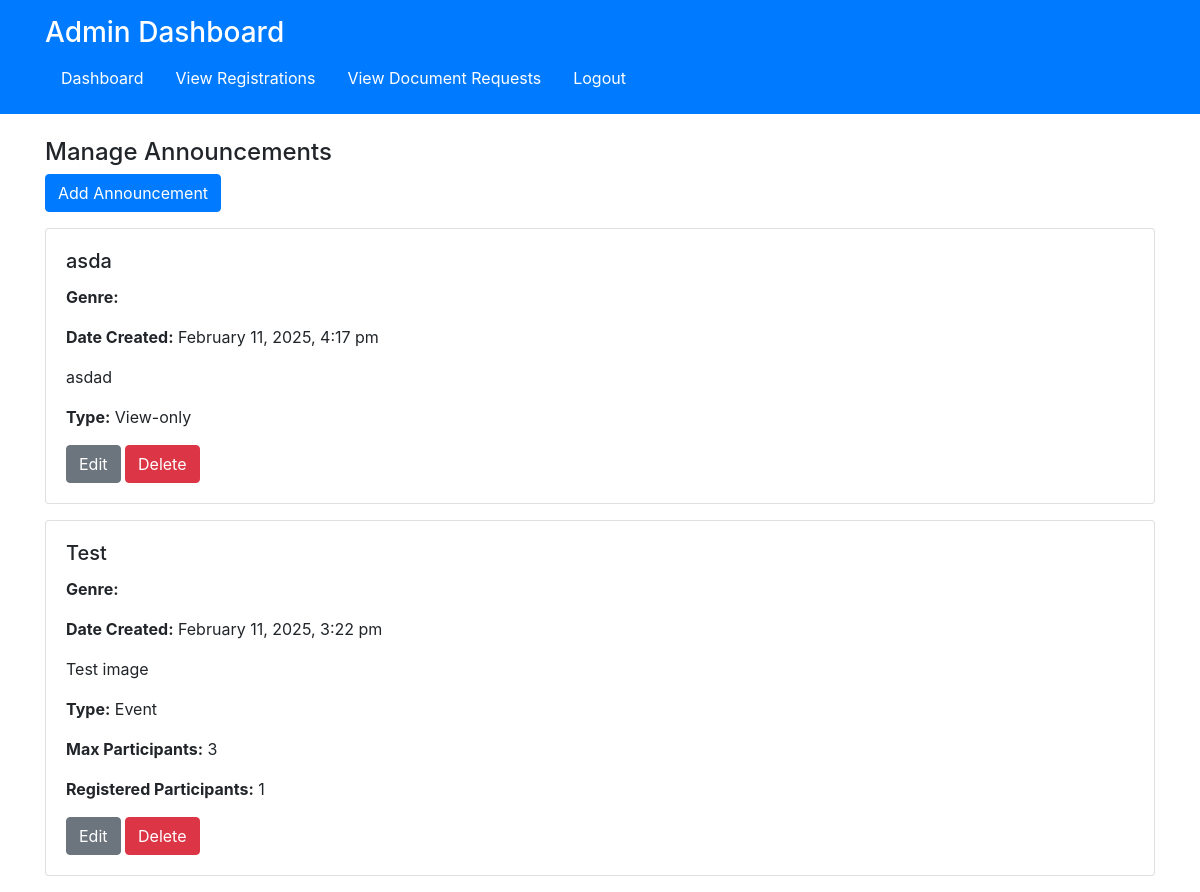
The app's page /admin_dashboard.php (signed in), older data.
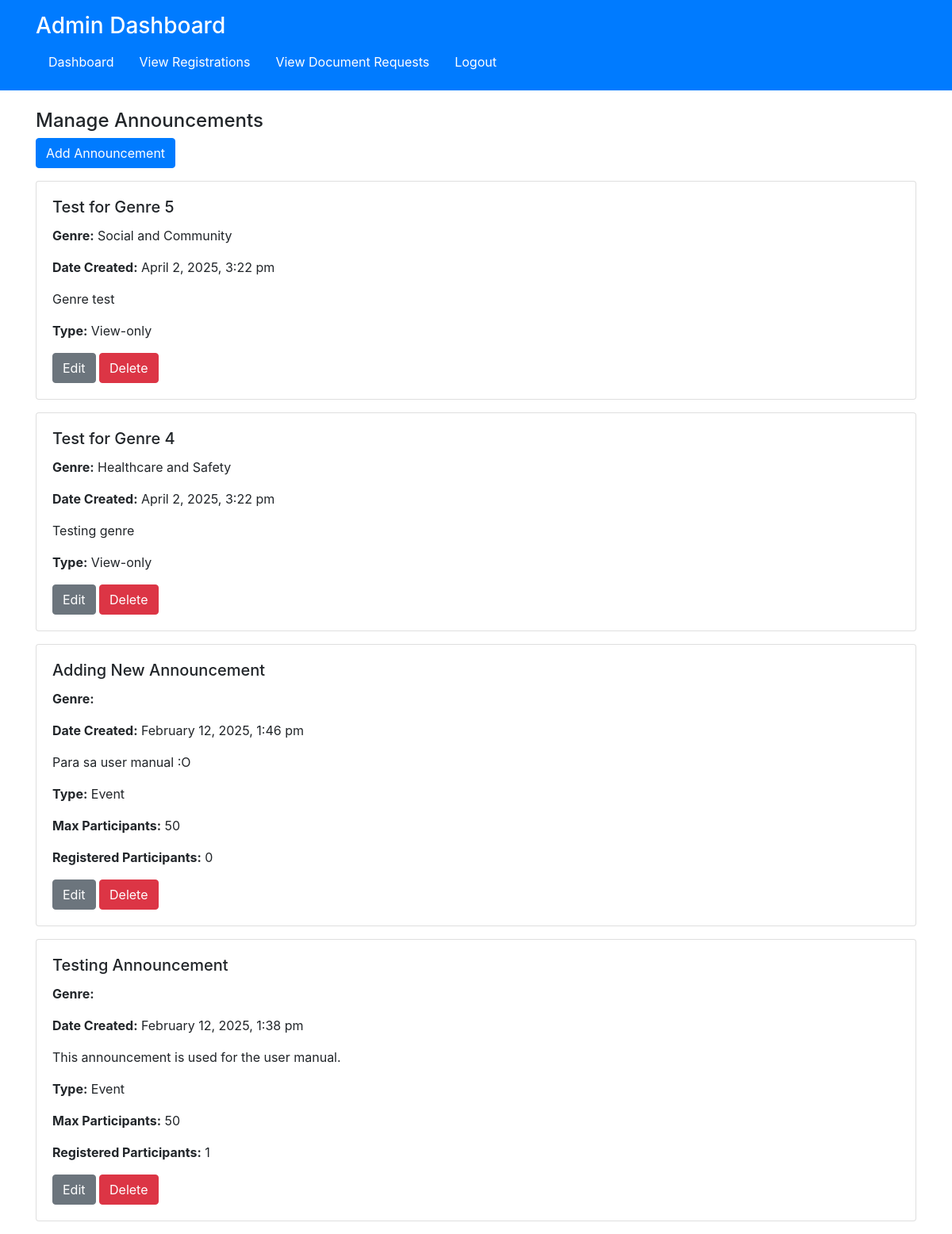
The same page, newer data.
### tables this page shows
CREATE TABLE `announcements` (
  `id` int(11) NOT NULL,
  `title` varchar(255) NOT NULL,
  `content` text NOT NULL,
  `type` enum('view-only','event') NOT NULL,
  `max_participants` int(11) DEFAULT NULL,
  `created_at` timestamp NOT NULL DEFAULT current_timestamp(),
  `registered_participants` int(11) DEFAULT 0,
  `image_path` varchar(255) DEFAULT NULL,
  `genre` varchar(255) NOT NULL
);

### admin_dashboard.php (the view, shortened to what this page needs)
<?php
include 'db.php';
$sql = "SELECT * FROM announcements ORDER BY created_at DESC";
$result = $conn->query($sql);
?>
<!DOCTYPE html>
<html lang="en">
<head>
    <link href="https://stackpath.bootstrapcdn.com/bootstrap/4.5.2/css/bootstrap.min.css" rel="stylesheet">
</head>
<body>
    <header class="bg-primary text-white p-3">
        <div class="container">
            <h1 class="h3">Admin Dashboard</h1>
            <nav class="nav">
                <a class="nav-link text-white" href="admin_dashboard.php">Dashboard</a>
                <a class="nav-link text-white" href="view_registrations.php">View Registrations</a>
                <a class="nav-link text-white" href="view_document_requests.php">View Document Requests</a>
                <a class="nav-link text-white" href="logout.php">Logout</a>
            </nav>
        </div>
    </header>
    <main class="container mt-4">
        <section id="announcements">
            <h2 class="h4">Manage Announcements</h2>
            <button class="btn btn-primary mb-3" onclick="location.href='add_announcement.php'">Add Announcement</button>
            <?php while ($row = $result->fetch_assoc()): ?>
                <div class="card mb-3">
                    <div class="card-body">
                        <h5 class="card-title"><?php echo htmlspecialchars($row['title']); ?></h5>
                        <p class="card-text"><strong>Genre:</strong> <?php echo htmlspecialchars($row['genre']); ?></p>
                        <p class="card-text"><strong>Date Created:</strong> <?php echo date("F j, Y, g:i a", strtotime($row['created_at'])); ?></p>
                        <p class="card-text"><?php echo nl2br(htmlspecialchars($row['content'])); ?></p>
                        <p class="card-text"><strong>Type:</strong> <?php echo ucfirst($row['type']); ?></p>
                        <?php if ($row['type'] === "event"): ?>
                            <p class="card-text"><strong>Max Participants:</strong> <?php echo $row['max_participants']; ?></p>
                            <p class="card-text"><strong>Registered Participants:</strong> <?php echo $row['registered_participants']; ?></p>
                        <?php endif; ?>
                        <button class="btn btn-secondary" onclick="location.href='edit_announcement.php?id=<?php echo $row['id']; ?>'">Edit</button>
                        <button class="btn btn-danger" onclick="deleteAnnouncement(<?php echo $row['id']; ?>)">Delete</button>
                    </div>
                </div>
            <?php endwhile; ?>
        </section>
    </main>
</body>
</html>

Row changes from the older to the newer data that the page shows:
removed announcements: title "asda", created_at "February 11, 2025, 4:17 pm", content "asdad", type "View-only"
removed announcements: title "Test", created_at "February 11, 2025, 3:22 pm", content "Test image", type "Event", max_participants "3", registered_participants "1"
added announcements: title "Test for Genre 5", genre "Social and Community", created_at "April 2, 2025, 3:22 pm", content "Genre test", type "View-only"
added announcements: title "Test for Genre 4", genre "Healthcare and Safety", created_at "April 2, 2025, 3:22 pm", content "Testing genre", type "View-only"
added announcements: title "Adding New Announcement", created_at "February 12, 2025, 1:46 pm", content "Para sa user manual :O", type "Event", max_participants "50", registered_participants "0"
added announcements: title "Testing Announcement", created_at "February 12, 2025, 1:38 pm", content "This announcement is used for the user manual.", type "Event", max_participants "50", registered_participants "1"
